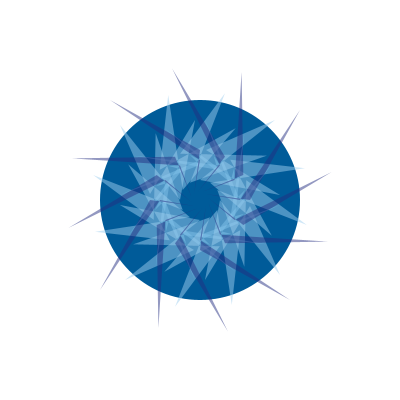
Frame 1 (no input)
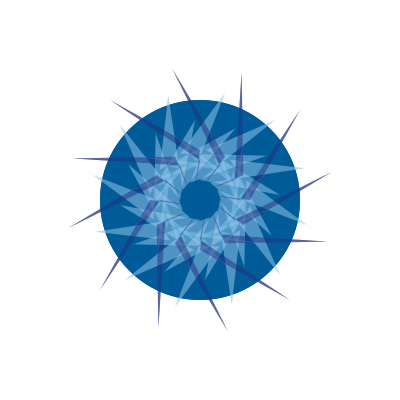
Frame 2 (the mouse pressed at the canvas centre, redrawn once)

The Processing sketch that drew these frames (run headless with seeded random() and noise(); the mouse was pressed at the canvas centre and the sketch redrawn once):

// Processing sketch: processing_85613
// ── processing_85613.pde

void setup()
{
  size(400,400);
  background(255);
}

void draw()
{
  noStroke();
  fill(0,91,153);
  ellipse(200,200,200,200);
  
  fill(102,183,230,125);
  translate(width/2, height/2);
for (int i=0;i<360;i+=30){
rotate(radians(30));
quad(10, 45, 0, 35, 80, 5, 0, 40);}
  
    fill(157,207,239,125);
for (int i=0;i<360;i+=30){
rotate(radians(30));
quad(20, 0, 80, 75, 50, 6, 5, 80);}

    fill(34,45,128,125);
for (int i=0;i<360;i+=30){
rotate(radians(30));
quad(0, 40, 6, 6, 0, 50, 90, 100);}

  noLoop();
}
